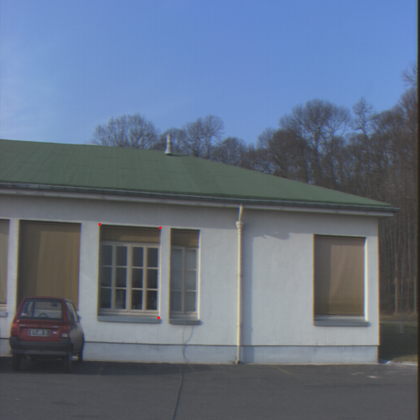
%> input picture Affine Transformation/Image-1 marked.png, 420 x 420 px, shrunk from 512 x 512 before the run
$ octave --eval "piecewisetransform(imread('../Affine Transformation/Image-1 marked.png'));"   (GNU Octave 9; MATLAB toolbox functions it lacks are replaced by stand-ins)
%> lines starting %> are read from the running program, lines starting %| are printed output that depends on the picture
%% This function will perform piecewise linear transformation for contrast stretching.
%  * author: Faraz Mazhar, BCSF14M529
% ASSUMPTIONS:
%  * None.

function piecewisetransform(I)
    [img_r, img_c] = size(I);
%> img_r = 420; img_c = 1260
    r1 = 100;
    s1 = 60;
    r2 = 180;
    s2 = 220;

    slopeA = (s1 - 0)/(r1 - 0);
    slopeB = (s2 - s1)/(r2 - r1);
    slopeC = (255 - s2)/(255 - r2);

    subplot(2,2,1); imshow(I);
    subplot(2,2,3); imhist(I);

    for i = 1:img_r
        for j = 1:img_c
            if (I(i,j) < r1)
                I(i,j) = slopeA * I(i,j); % used only I(i,j) because for slopeA, s1 and r1 are 0.
            elseif (I(i,j) < r2)
                I(i,j) = slopeB * (I(i,j) - r1) + s1;
            elseif (I(i,j) >= r2)
                I (i,j) = slopeC * (I(i,j) - r2) + s2;
            end
        end
    end
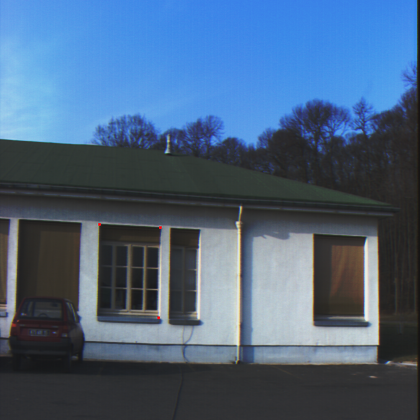
%> I: size 420x420x3 uint8; mean R, G, B 75.1, 99, 126.1
%> `piecewisetransform(imread('../Affine Transformation/Image-1 marked.png..`:
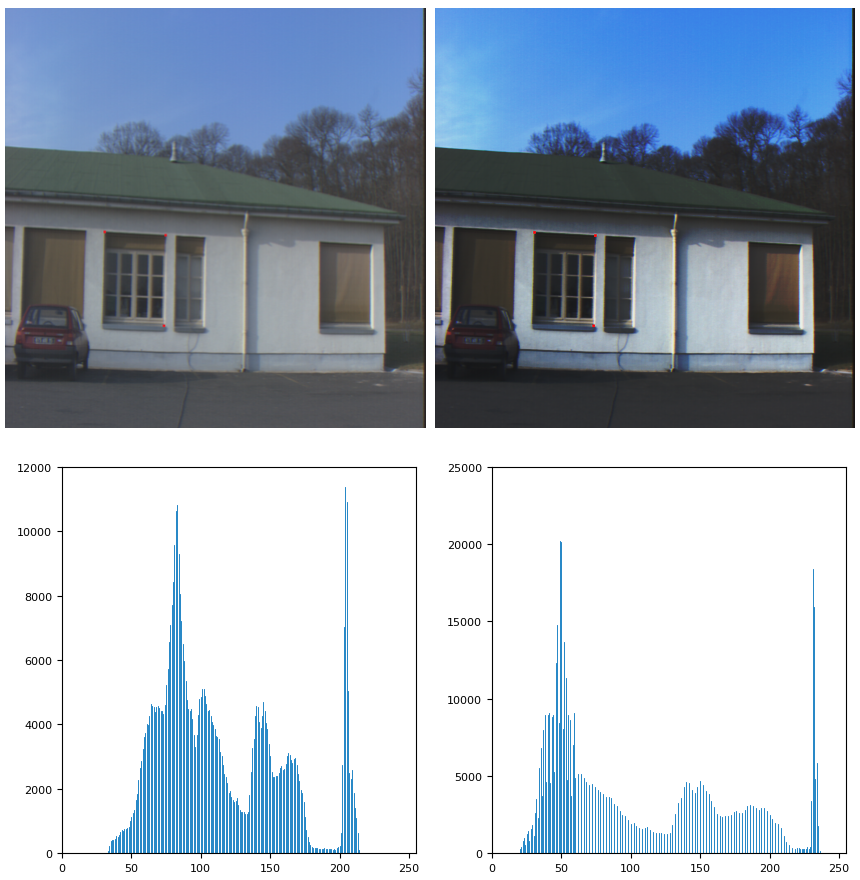
%> figure redrawn from the program's plot data, 4 panels

    subplot(2,2,2); imshow(I);
    subplot(2,2,4); imhist(I);
    imwrite(I, 'D:\Transformed.tif');

$ run again, on Affine Transformation/Image-2 marked.png
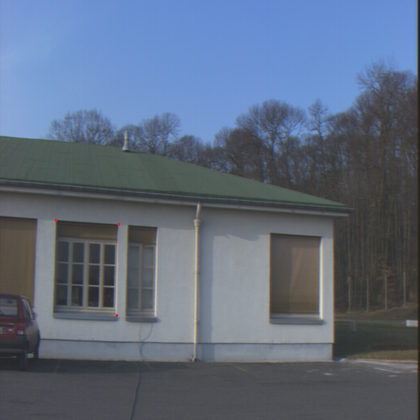
%> input picture Affine Transformation/Image-2 marked.png, 420 x 420 px, shrunk from 512 x 512 before the run
%> after the loop in piecewisetransform, `for i = 1:img_r`:
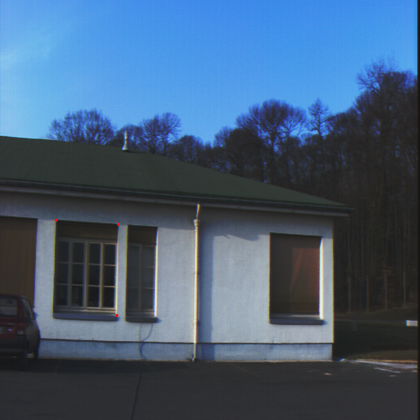
%> I: size 420x420x3 uint8; mean R, G, B 68.4, 92.2, 117.8
%> `piecewisetransform(imread('../Affine Transformation/Image-1 marked.png..`:
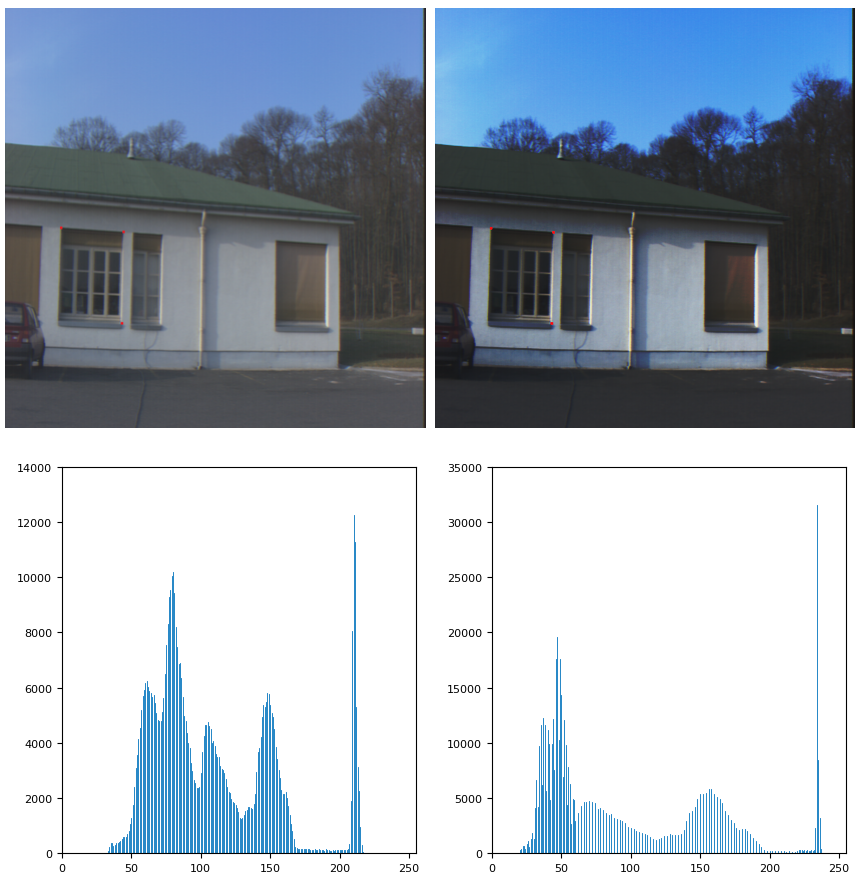
%> figure redrawn from the program's plot data, 4 panels
